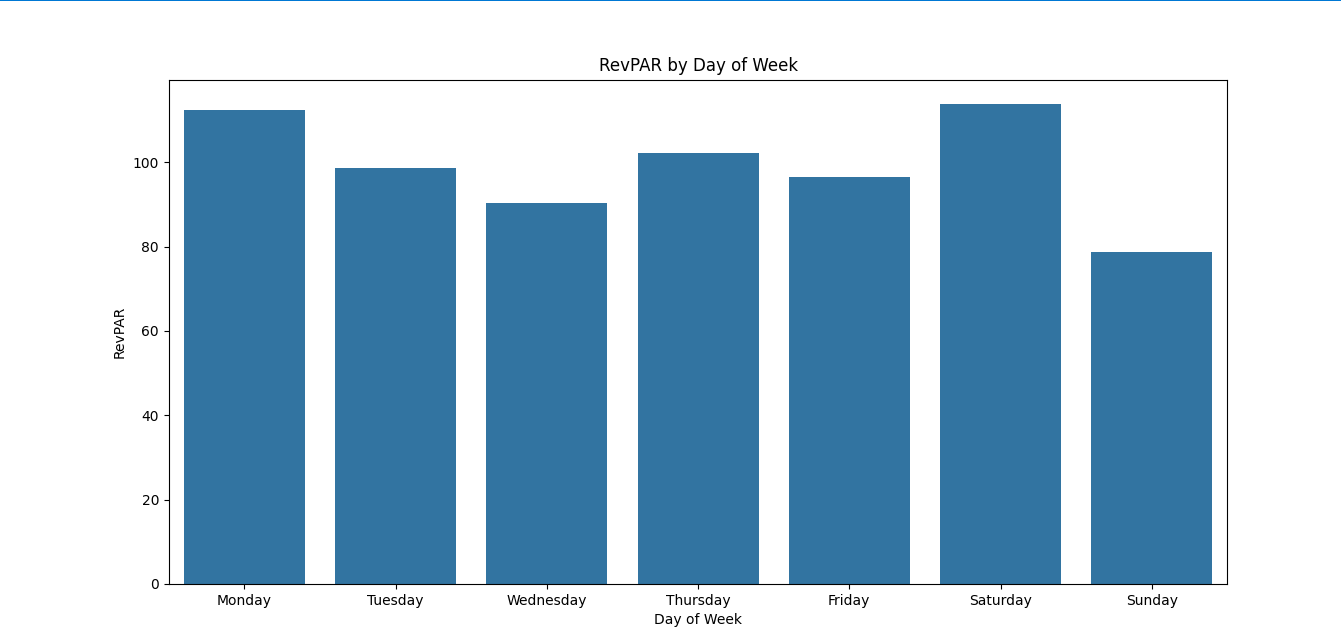

Python code for this plot:
import pandas as pd
import matplotlib.pyplot as plt
import seaborn as sns

# 📂 Load dataset
file_path = r"C:\Users\HP\Music\new project\#3 — STR  CoStar\hotel_bookings.csv"
df = pd.read_csv(file_path)

# -------------------------------
# 🧹 DATA PREP
# -------------------------------

# Remove cancelled bookings
df = df[df['is_canceled'] == 0]

# Create proper date
month_map = {
    'January':1, 'February':2, 'March':3, 'April':4,
    'May':5, 'June':6, 'July':7, 'August':8,
    'September':9, 'October':10, 'November':11, 'December':12
}

df['month'] = df['arrival_date_month'].map(month_map)

df['date'] = pd.to_datetime(
    df['arrival_date_year'].astype(str) + '-' +
    df['month'].astype(str) + '-01'
)

# Day of week
df['day_of_week'] = df['date'].dt.day_name()

# Occupancy flag
df['is_occupied'] = 1

# -------------------------------
# 📊 AGGREGATION
# -------------------------------

dow_perf = df.groupby('day_of_week').agg({
    'adr': 'mean',
    'is_occupied': 'mean'
}).reset_index()

# RevPAR
dow_perf['revpar'] = dow_perf['adr'] * dow_perf['is_occupied']

# Correct order of days
order = ['Monday','Tuesday','Wednesday','Thursday','Friday','Saturday','Sunday']
dow_perf['day_of_week'] = pd.Categorical(dow_perf['day_of_week'], categories=order, ordered=True)
dow_perf = dow_perf.sort_values('day_of_week')

print(dow_perf)

# -------------------------------
# 📈 BAR CHART
# -------------------------------

plt.figure(figsize=(10,5))

sns.barplot(data=dow_perf, x='day_of_week', y='revpar')

plt.title("RevPAR by Day of Week")
plt.xlabel("Day of Week")
plt.ylabel("RevPAR")

plt.show()
